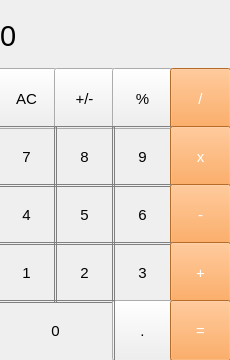
<?xml version="1.0" encoding="UTF-8"?>
<ui version="4.0">
 <class>MainWindow</class>
 <widget class="QMainWindow" name="MainWindow">
  <property name="geometry">
   <rect>
    <x>0</x>
    <y>0</y>
    <width>230</width>
    <height>360</height>
   </rect>
  </property>
  <property name="windowTitle">
   <string>MainWindow</string>
  </property>
  <widget class="QWidget" name="centralwidget">
   <widget class="QLabel" name="result_show">
    <property name="geometry">
     <rect>
      <x>0</x>
      <y>0</y>
      <width>221</width>
      <height>71</height>
     </rect>
    </property>
    <property name="font">
     <font>
      <pointsize>22</pointsize>
     </font>
    </property>
    <property name="styleSheet">
     <string notr="true">QLabel {
qproperty-alignment: 'AlignVCenter | AlignRight';
border-bottom: 1px solid gray;
}

background-color : white;</string>
    </property>
    <property name="text">
     <string>0</string>
    </property>
   </widget>
   <widget class="QPushButton" name="pushButton_ac">
    <property name="geometry">
     <rect>
      <x>-4</x>
      <y>68</y>
      <width>61</width>
      <height>61</height>
     </rect>
    </property>
    <property name="font">
     <font>
      <pointsize>11</pointsize>
     </font>
    </property>
    <property name="styleSheet">
     <string notr="true">QpushButton {
background-color: rgb(215,215,215);
border: 1px solid gray;
}
QpushButton:pressed {
background-color: qlineargradient(x1:0, y1: 0, x2: 0, y2: 1,
                               stop: 0 #BEBEBE, stop: 1 #D7D7D7);
}</string>
    </property>
    <property name="text">
     <string>AC</string>
    </property>
   </widget>
   <widget class="QPushButton" name="pushButton_pm">
    <property name="geometry">
     <rect>
      <x>54</x>
      <y>68</y>
      <width>61</width>
      <height>61</height>
     </rect>
    </property>
    <property name="font">
     <font>
      <pointsize>11</pointsize>
     </font>
    </property>
    <property name="styleSheet">
     <string notr="true">QpushButton {
background-color: rgb(215,215,215);
border: 1px solid gray;
}
QpushButton:pressed {
background-color: qlineargradient(x1:0, y1: 0, x2: 0, y2: 1,
                               stop: 0 #BEBEBE, stop: 1 #D7D7D7);
}</string>
    </property>
    <property name="text">
     <string>+/-</string>
    </property>
   </widget>
   <widget class="QPushButton" name="pushButton_prc">
    <property name="geometry">
     <rect>
      <x>112</x>
      <y>68</y>
      <width>61</width>
      <height>61</height>
     </rect>
    </property>
    <property name="font">
     <font>
      <pointsize>11</pointsize>
     </font>
    </property>
    <property name="styleSheet">
     <string notr="true">QpushButton {
background-color: rgb(215,215,215);
border: 1px solid gray;
}
QpushButton:pressed {
background-color: qlineargradient(x1:0, y1: 0, x2: 0, y2: 1,
                               stop: 0 #BEBEBE, stop: 1 #D7D7D7);
}</string>
    </property>
    <property name="text">
     <string>%</string>
    </property>
   </widget>
   <widget class="QPushButton" name="pushButton_div">
    <property name="geometry">
     <rect>
      <x>170</x>
      <y>68</y>
      <width>61</width>
      <height>61</height>
     </rect>
    </property>
    <property name="font">
     <font>
      <pointsize>11</pointsize>
     </font>
    </property>
    <property name="styleSheet">
     <string notr="true">QPushButton {
background-color: rgb(255,151,57);
color: white;
}

QPushButton:pressed {
background-color: qlineargradient(x1: 0, y1: 0, x2: 0, y2: 1,
                               stop: 0 #FF7832, stop: 1 #FF9739);
}</string>
    </property>
    <property name="text">
     <string>/</string>
    </property>
   </widget>
   <widget class="QPushButton" name="pushButton_9">
    <property name="geometry">
     <rect>
      <x>112</x>
      <y>126</y>
      <width>61</width>
      <height>61</height>
     </rect>
    </property>
    <property name="font">
     <font>
      <pointsize>11</pointsize>
     </font>
    </property>
    <property name="styleSheet">
     <string notr="true">QPushButton {
border: 1px solid gray;
}
QpushButton:pressed{
background-color: qlineargradient(x1:0,y1:0,x2:0,y2:1,
                               stop: 0 #dadbde, stop:1#f6f7fa);
}</string>
    </property>
    <property name="text">
     <string>9</string>
    </property>
   </widget>
   <widget class="QPushButton" name="pushButton_7">
    <property name="geometry">
     <rect>
      <x>-4</x>
      <y>126</y>
      <width>61</width>
      <height>61</height>
     </rect>
    </property>
    <property name="font">
     <font>
      <pointsize>11</pointsize>
     </font>
    </property>
    <property name="styleSheet">
     <string notr="true">QPushButton {
border: 1px solid gray;
}
QpushButton:pressed{
background-color: qlineargradient(x1:0,y1:0,x2:0,y2:1,
                               stop: 0 #dadbde, stop:1#f6f7fa);
}</string>
    </property>
    <property name="text">
     <string>7</string>
    </property>
   </widget>
   <widget class="QPushButton" name="pushButton_8">
    <property name="geometry">
     <rect>
      <x>54</x>
      <y>126</y>
      <width>61</width>
      <height>61</height>
     </rect>
    </property>
    <property name="font">
     <font>
      <pointsize>11</pointsize>
     </font>
    </property>
    <property name="styleSheet">
     <string notr="true">QPushButton {
border: 1px solid gray;
}
QpushButton:pressed{
background-color: qlineargradient(x1:0,y1:0,x2:0,y2:1,
                               stop: 0 #dadbde, stop:1#f6f7fa);
}</string>
    </property>
    <property name="text">
     <string>8</string>
    </property>
   </widget>
   <widget class="QPushButton" name="pushButton_mul">
    <property name="geometry">
     <rect>
      <x>170</x>
      <y>126</y>
      <width>61</width>
      <height>61</height>
     </rect>
    </property>
    <property name="font">
     <font>
      <pointsize>11</pointsize>
     </font>
    </property>
    <property name="styleSheet">
     <string notr="true">QPushButton {
background-color: rgb(255,151,57);
color: white;
}

QPushButton:pressed {
background-color: qlineargradient(x1: 0, y1: 0, x2: 0, y2: 1,
                               stop: 0 #FF7832, stop: 1 #FF9739);
}</string>
    </property>
    <property name="text">
     <string>x</string>
    </property>
   </widget>
   <widget class="QPushButton" name="pushButton_6">
    <property name="geometry">
     <rect>
      <x>112</x>
      <y>184</y>
      <width>61</width>
      <height>61</height>
     </rect>
    </property>
    <property name="font">
     <font>
      <pointsize>11</pointsize>
     </font>
    </property>
    <property name="styleSheet">
     <string notr="true">QPushButton {
border: 1px solid gray;
}
QpushButton:pressed{
background-color: qlineargradient(x1:0,y1:0,x2:0,y2:1,
                               stop: 0 #dadbde, stop:1#f6f7fa);
}</string>
    </property>
    <property name="text">
     <string>6</string>
    </property>
   </widget>
   <widget class="QPushButton" name="pushButton_4">
    <property name="geometry">
     <rect>
      <x>-4</x>
      <y>184</y>
      <width>61</width>
      <height>61</height>
     </rect>
    </property>
    <property name="font">
     <font>
      <pointsize>11</pointsize>
     </font>
    </property>
    <property name="styleSheet">
     <string notr="true">QPushButton {
border: 1px solid gray;
}
QpushButton:pressed{
background-color: qlineargradient(x1:0,y1:0,x2:0,y2:1,
                               stop: 0 #dadbde, stop:1#f6f7fa);
}</string>
    </property>
    <property name="text">
     <string>4</string>
    </property>
   </widget>
   <widget class="QPushButton" name="pushButton_5">
    <property name="geometry">
     <rect>
      <x>54</x>
      <y>184</y>
      <width>61</width>
      <height>61</height>
     </rect>
    </property>
    <property name="font">
     <font>
      <pointsize>11</pointsize>
     </font>
    </property>
    <property name="styleSheet">
     <string notr="true">QPushButton {
border: 1px solid gray;
}
QpushButton:pressed{
background-color: qlineargradient(x1:0,y1:0,x2:0,y2:1,
                               stop: 0 #dadbde, stop:1#f6f7fa);
}</string>
    </property>
    <property name="text">
     <string>5</string>
    </property>
   </widget>
   <widget class="QPushButton" name="pushButton_min">
    <property name="geometry">
     <rect>
      <x>170</x>
      <y>184</y>
      <width>61</width>
      <height>61</height>
     </rect>
    </property>
    <property name="font">
     <font>
      <pointsize>11</pointsize>
     </font>
    </property>
    <property name="styleSheet">
     <string notr="true">QPushButton {
background-color: rgb(255,151,57);
color: white;
}

QPushButton:pressed {
background-color: qlineargradient(x1: 0, y1: 0, x2: 0, y2: 1,
                               stop: 0 #FF7832, stop: 1 #FF9739);
}</string>
    </property>
    <property name="text">
     <string>-</string>
    </property>
   </widget>
   <widget class="QPushButton" name="pushButton_3">
    <property name="geometry">
     <rect>
      <x>112</x>
      <y>242</y>
      <width>61</width>
      <height>61</height>
     </rect>
    </property>
    <property name="font">
     <font>
      <pointsize>11</pointsize>
     </font>
    </property>
    <property name="styleSheet">
     <string notr="true">QPushButton {
border: 1px solid gray;
}
QpushButton:pressed{
background-color: qlineargradient(x1:0,y1:0,x2:0,y2:1,
                               stop: 0 #dadbde, stop:1#f6f7fa);
}</string>
    </property>
    <property name="text">
     <string>3</string>
    </property>
   </widget>
   <widget class="QPushButton" name="pushButton_1">
    <property name="geometry">
     <rect>
      <x>-4</x>
      <y>242</y>
      <width>61</width>
      <height>61</height>
     </rect>
    </property>
    <property name="font">
     <font>
      <pointsize>11</pointsize>
     </font>
    </property>
    <property name="styleSheet">
     <string notr="true">QPushButton {
border: 1px solid gray;
}
QpushButton:pressed{
background-color: qlineargradient(x1:0,y1:0,x2:0,y2:1,
                               stop: 0 #dadbde, stop:1#f6f7fa);
}</string>
    </property>
    <property name="text">
     <string>1</string>
    </property>
   </widget>
   <widget class="QPushButton" name="pushButton_2">
    <property name="geometry">
     <rect>
      <x>54</x>
      <y>242</y>
      <width>61</width>
      <height>61</height>
     </rect>
    </property>
    <property name="font">
     <font>
      <pointsize>11</pointsize>
     </font>
    </property>
    <property name="styleSheet">
     <string notr="true">QPushButton {
border: 1px solid gray;
}
QpushButton:pressed{
background-color: qlineargradient(x1:0,y1:0,x2:0,y2:1,
                               stop: 0 #dadbde, stop:1#f6f7fa);
}</string>
    </property>
    <property name="text">
     <string>2</string>
    </property>
   </widget>
   <widget class="QPushButton" name="pushButton_plus">
    <property name="geometry">
     <rect>
      <x>170</x>
      <y>242</y>
      <width>61</width>
      <height>61</height>
     </rect>
    </property>
    <property name="font">
     <font>
      <pointsize>11</pointsize>
     </font>
    </property>
    <property name="styleSheet">
     <string notr="true">QPushButton {
background-color: rgb(255,151,57);
color: white;
}

QPushButton:pressed {
background-color: qlineargradient(x1: 0, y1: 0, x2: 0, y2: 1,
                               stop: 0 #FF7832, stop: 1 #FF9739);
}</string>
    </property>
    <property name="text">
     <string>+</string>
    </property>
   </widget>
   <widget class="QPushButton" name="pushButton_dot">
    <property name="geometry">
     <rect>
      <x>112</x>
      <y>300</y>
      <width>61</width>
      <height>61</height>
     </rect>
    </property>
    <property name="font">
     <font>
      <pointsize>11</pointsize>
     </font>
    </property>
    <property name="styleSheet">
     <string notr="true">QpushButton {
background-color: rgb(215,215,215);
border: 1px solid gray;
}
QpushButton:pressed {
background-color: qlineargradient(x1:0, y1: 0, x2: 0, y2: 1,
                               stop: 0 #BEBEBE, stop: 1 #D7D7D7);
}</string>
    </property>
    <property name="text">
     <string>.</string>
    </property>
   </widget>
   <widget class="QPushButton" name="pushButton_0">
    <property name="geometry">
     <rect>
      <x>-4</x>
      <y>300</y>
      <width>119</width>
      <height>61</height>
     </rect>
    </property>
    <property name="font">
     <font>
      <pointsize>11</pointsize>
     </font>
    </property>
    <property name="styleSheet">
     <string notr="true">QPushButton {
border: 1px solid gray;
}
QpushButton:pressed{
background-color: qlineargradient(x1:0,y1:0,x2:0,y2:1,
                               stop: 0 #dadbde, stop:1#f6f7fa);
}</string>
    </property>
    <property name="text">
     <string>0</string>
    </property>
   </widget>
   <widget class="QPushButton" name="pushButton_equal">
    <property name="geometry">
     <rect>
      <x>170</x>
      <y>300</y>
      <width>61</width>
      <height>61</height>
     </rect>
    </property>
    <property name="font">
     <font>
      <pointsize>11</pointsize>
     </font>
    </property>
    <property name="styleSheet">
     <string notr="true">QPushButton {
background-color: rgb(255,151,57);
color: white;
}

QPushButton:pressed {
background-color: qlineargradient(x1: 0, y1: 0, x2: 0, y2: 1,
                               stop: 0 #FF7832, stop: 1 #FF9739);
}</string>
    </property>
    <property name="text">
     <string>=</string>
    </property>
   </widget>
  </widget>
 </widget>
 <resources/>
 <connections/>
</ui>
